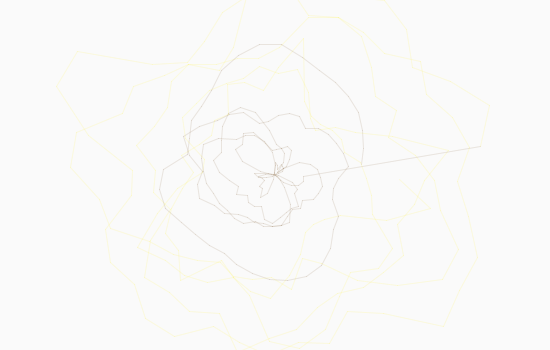
Frame 1 (no input)
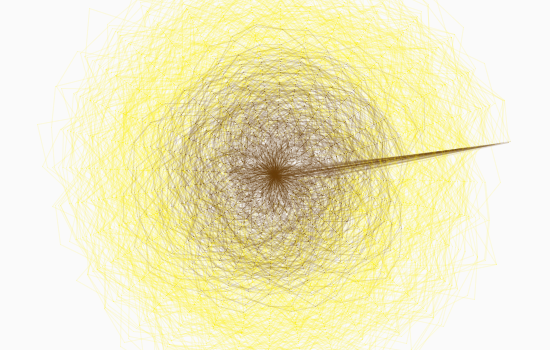
Frame 60 (the mouse pressed at the canvas centre just before this capture)
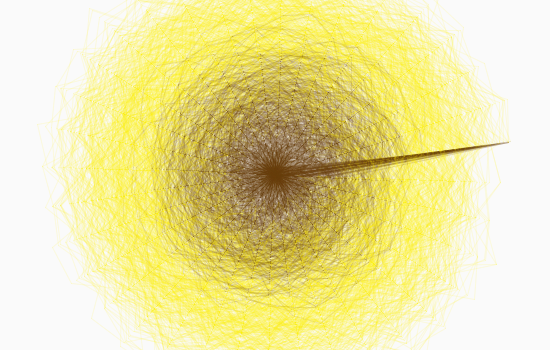
Frame 120 (the mouse held since frame 60 and released just before this capture)

The Processing sketch that drew these frames (run headless with seeded random() and noise(); from frame 60 on, the mouse is pressed at the canvas centre):

// Processing sketch: processing_119230
// ── processing_119230.pde

//Class test- sunflower
//Clark Li
//Try to make the image of Sunflower. When

void setup() {
  size(550, 350);
  background(250);
  frameRate(6);
}

void draw() {

  strokeWeight(1);
  int centX=width/2;
  int centY=height/2;
  float radius=65;
  stroke(0, 30);
  noFill();

  stroke(255, 240, 0, 30);
  radius = 80;
  float x, y;
  float lastx=-999;
  float lasty=-999;
  float radiusrandom=random(50);
  for (float ang=2; ang<=360*5;ang+=10) {
    radiusrandom+=0.3;
    radius+=0.5;
    float thisRadius=radius+(noise(radiusrandom)*200)-80;
    float radian = radians(ang);
    x=centX + (thisRadius*cos(radian));
    y=centY+(thisRadius*sin(radian));

    if (lastx>-999) {
      line(x, y, lastx, lasty);
    }
    lastx=x;
    lasty=y;
  }


  stroke(106, 57, 6, 30);
  radius = 10;

  for (float ang=3; ang<=360*5;ang+=10) {
    radiusrandom+=0.1;
    radius+=0.5;
    float Radius=radius+(noise(radiusrandom)*200)-100;
    float radian = radians(ang);
    x=centX + (Radius*cos(radian));
    y=centY+(Radius*sin(radian));

    if (lastx>-999) {
      line(x, y, lastx, lasty);
    }
    lastx=x;
    lasty=y;
  }
}
